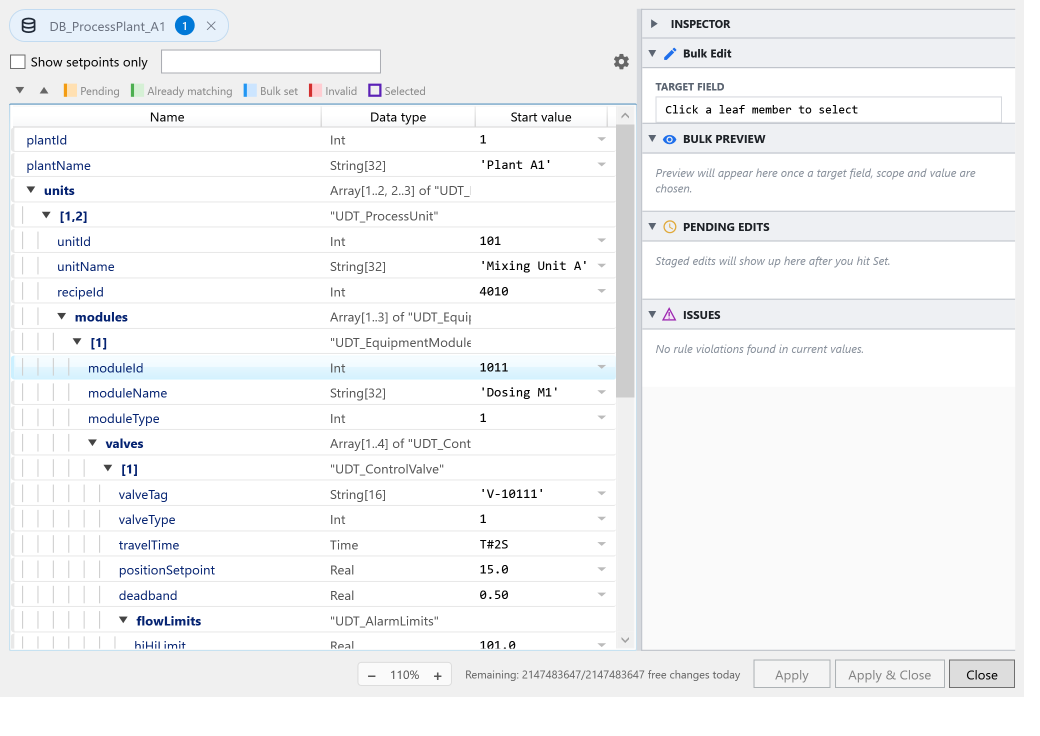
#> input picture 01_hero.png, 2080 x 1472 px (shown at 1/2 size)
$ python build_masonry.py --input-dir ../../.. --desktop-out out.png --mobile-out out.png
#> lines starting #> are read from the running program, lines starting #| are printed output that depends on the picture
#!/usr/bin/env python3
"""Pack a folder of PNGs into masonry composites (desktop + mobile).

Reads every *.png from --input-dir (excluding the output files themselves),
resizes each to a fixed per-layout column width while preserving aspect,
then greedily places each on the currently-shortest column. The result
is a single PNG per layout — handy for previewing a whole screenshot
set without opening 20-odd files.

Used by .github/workflows/ci.yml (screenshots job) after DevLauncher
runs every --capture-* mode, but also runnable locally:

    python assets/screenshots/scripts/build_masonry.py \
        --input-dir ci-output \
        --desktop-out ci-output/overview-desktop.png \
        --mobile-out  ci-output/overview-mobile.png
"""
from __future__ import annotations

import argparse
from pathlib import Path

from PIL import Image, ImageDraw, ImageFont


def _load_label_font(size: int) -> ImageFont.ImageFont:
    for name in ("arial.ttf", "DejaVuSans.ttf", "LiberationSans-Regular.ttf"):
        try:
            return ImageFont.truetype(name, size)
        except (OSError, IOError):
            continue
    return ImageFont.load_default()


def build_montage(
    images: list[Path],
    columns: int,
    col_width: int,
    gap: int,
    label_size: int,
    bg: tuple[int, int, int] = (245, 246, 248),
) -> Image.Image:
    scaled: list[tuple[str, Image.Image]] = []
    for path in images:
        im = Image.open(path).convert("RGB")
        ratio = col_width / im.width
        new_h = max(1, int(round(im.height * ratio)))
        scaled.append((path.name, im.resize((col_width, new_h), Image.Resampling.LANCZOS)))

    col_items: list[list[tuple[str, Image.Image]]] = [[] for _ in range(columns)]
    col_heights = [0] * columns
    for name, im in scaled:
        target = min(range(columns), key=lambda i: col_heights[i])
        col_items[target].append((name, im))
        col_heights[target] += im.height + gap

    total_h = max(col_heights) - gap if max(col_heights) > 0 else 0
    total_w = columns * col_width + (columns - 1) * gap

    canvas = Image.new("RGB", (total_w, total_h), bg)
    draw = ImageDraw.Draw(canvas, "RGBA")
    font = _load_label_font(label_size)

    for ci, col in enumerate(col_items):
        x = ci * (col_width + gap)
        y = 0
        for name, im in col:
            canvas.paste(im, (x, y))

            pad = max(4, label_size // 3)
            bbox = draw.textbbox((0, 0), name, font=font)
            tw, th = bbox[2] - bbox[0], bbox[3] - bbox[1]
            box = (x + pad, y + pad, x + pad + tw + pad * 2, y + pad + th + pad * 2)
            draw.rectangle(box, fill=(0, 0, 0, 170))
            draw.text((box[0] + pad, box[1] + pad), name, fill=(255, 255, 255), font=font)

            y += im.height + gap

    return canvas


def main() -> None:
    ap = argparse.ArgumentParser(description=__doc__)
    ap.add_argument("--input-dir", required=True)
    ap.add_argument("--desktop-out", required=True)
    ap.add_argument("--mobile-out", required=True)
    args = ap.parse_args()

    in_dir = Path(args.input_dir)
    out_paths = {Path(args.desktop_out).resolve(), Path(args.mobile_out).resolve()}

    images = sorted(p for p in in_dir.glob("*.png") if p.resolve() not in out_paths)
    if not images:
        raise SystemExit(f"No PNGs in {in_dir}")

    print(f"Packing {len(images)} images")
    for p in images:
        print(f"  {p.name}")

    print(f"\nDesktop: 3 cols x 640px -> {args.desktop_out}")
    build_montage(images, columns=3, col_width=640, gap=16, label_size=16).save(
        args.desktop_out, optimize=True
    )
#> in build_montage, `im = Image.open(path).convert("RGB")`:
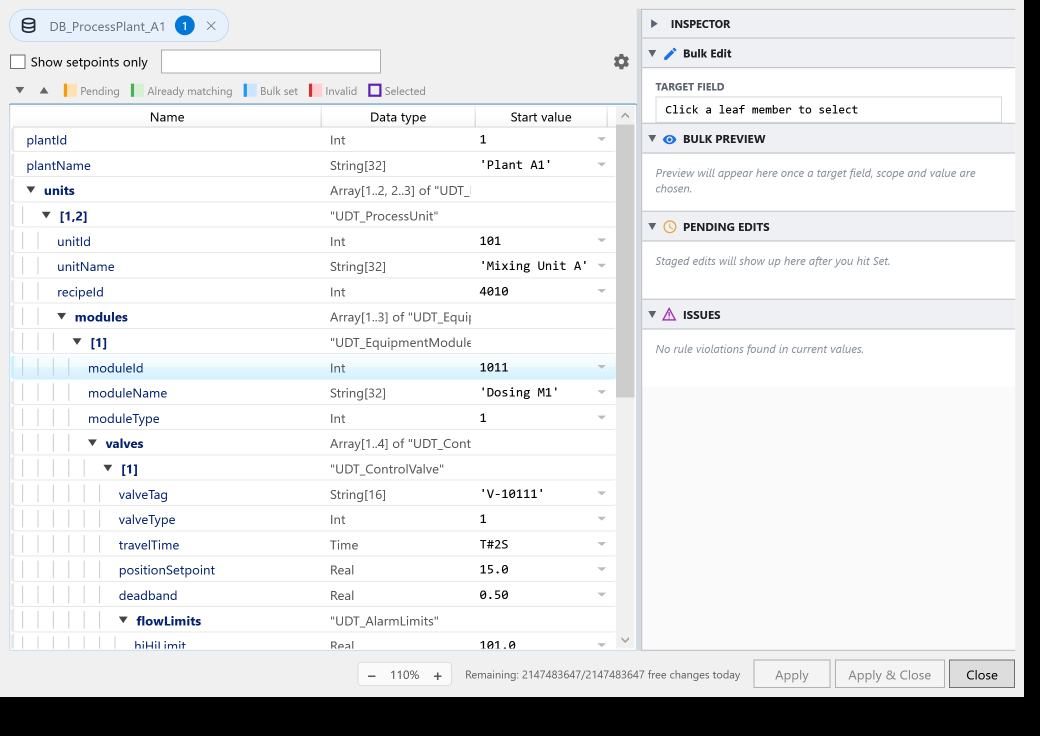
#> im: PIL image 2080x1472 RGB (shown at 1/2 size); mean R, G, B 227.1, 228, 229
#> the loop in build_montage, `for name, im in scaled:` made 2 passes
#> (name, target) on passes 1 to 2: ('01_hero.png', 0), ('01_pill_closed.png', 1)
#> after the loop in build_montage, `for name, im in scaled:`: col_heights = [469, 178, 0]
#> in build_montage, `total_h = max(col_heights) - gap if max(col_heights) > 0 else 0`: total_h = 453
#> after the loop in build_montage, `for ci, col in enumerate(col_items):`:
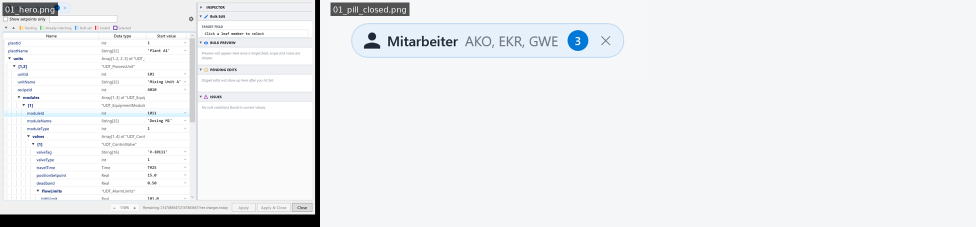
#> canvas: PIL image 1952x453 RGB (shown at 1/2 size); mean R, G, B 236.4, 237.9, 240.1
#> after the loop in build_montage, `for ci, col in enumerate(col_items):`:
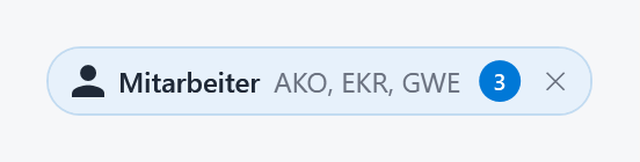
#> im: PIL image 640x162 RGB; mean R, G, B 232.3, 238.2, 244.4

    print(f"Mobile:  2 cols x 360px -> {args.mobile_out}")
    build_montage(images, columns=2, col_width=360, gap=8, label_size=11).save(
        args.mobile_out, optimize=True
    )
#> call 2 of build_montage, with columns = 2, col_width = 360, gap = 8, label_size = 11, bg = (245, 246, 248)
#> the loop in build_montage (call 2), `for name, im in scaled:` made 2 passes
#> after the loop in build_montage (call 2), `for name, im in scaled:`: col_heights = [263, 99]
#> in build_montage (call 2), `total_h = max(col_heights) - gap if max(col_heights) > 0 else 0`: total_h = 255
#> after the loop in build_montage (call 2), `for ci, col in enumerate(col_items):`:
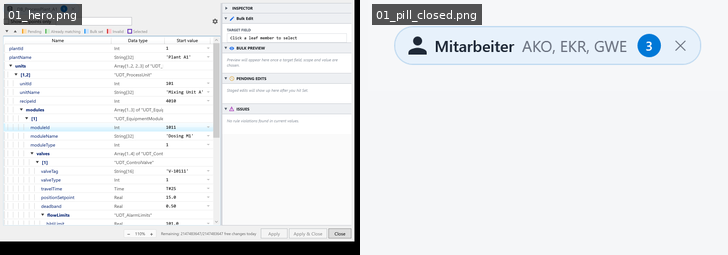
#> canvas: PIL image 728x255 RGB; mean R, G, B 230.8, 232.6, 234.8
#> after the loop in build_montage (call 2), `for ci, col in enumerate(col_items):`:
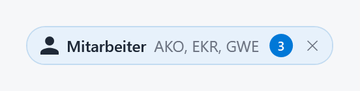
#> im: PIL image 360x91 RGB; mean R, G, B 232.3, 238.2, 244.4

    print("Done")


if __name__ == "__main__":
    main()
